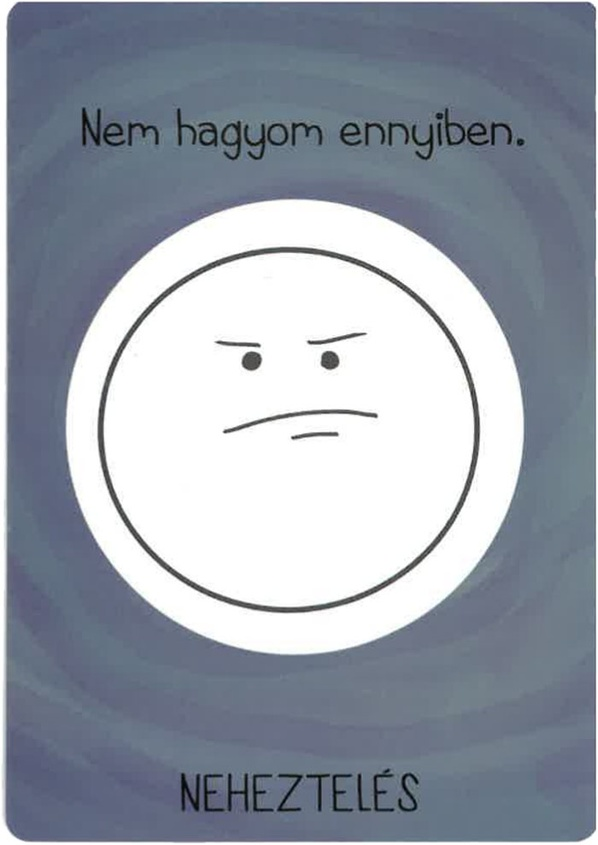
#> input picture img/cards/jpeg/big/back/02.jpg, 598 x 845 px, shrunk from 700 x 988 before the run
$ python -i card_initializer.py   (imports and definitions only)
#> lines starting #> are read from the running program, lines starting #| are printed output that depends on the picture; after the words box and inside, x2 and y2 are one past the last pixel; in counts of white or black regions, pixels touching at a corner belong together
import skimage
import matplotlib.pyplot as plt
import os, sys
from skimage.morphology import disk
from scipy.ndimage import binary_fill_holes
from scipy import ndimage
import numpy as np
import re
import cv2 as cv


def rotate_image(image, angle):
  image_center = tuple(np.array(image.shape[1::-1]) / 2)
  rot_mat = cv.getRotationMatrix2D(image_center, angle, 1.0)
  result = cv.warpAffine(image, rot_mat, image.shape[1::-1], flags=cv.INTER_CUBIC)
  return result


def cut_card(image,mask,bbox,angle):
    x,y,w,h = bbox
    sub_image = image[y:y+h,x:x+w]
    b_channel, g_channel, r_channel = cv.split(sub_image)
    m = mask[y:y+h,x:x+w]
    alpha_channel = np.zeros_like(m).astype(b_channel.dtype)
    alpha_channel[m==1] = 255

    alpha_image = cv.merge((b_channel, g_channel, r_channel, alpha_channel))
    _border = int(np.max([w,h])*0.5)
    alpha_image = cv.copyMakeBorder(alpha_image,_border,_border,_border,_border,cv.BORDER_CONSTANT,value=(255,255,255,0))
    #alpha_image[:,:,3] = cv.dilate(alpha_image[:,:,3],disk(1))
    alpha_image[:,:,3] = cv.blur(alpha_image[:,:,3],(3,3))


    angle = np.degrees(angle)
    if np.abs(angle)<170:
        alpha_image = rotate_image(alpha_image,angle )

    rotated_mask = np.zeros_like(alpha_image[:,:,3])
    rotated_mask[alpha_image[:,:,3]>0] = 1

    contours,hierarchy = cv.findContours(rotated_mask, 1, 2)
    cnt = contours[0]
    _bbox = cv.boundingRect(cnt)
    x,y,w,h = _bbox

    alpha_image = alpha_image[y:y+h,x:x+w,:]

    #cv.imshow("card",alpha_image)
    #cv.waitKey()

    return alpha_image

def extract_card_info(img_path, show_mask= False):
#> called with img_path = '../img/cards/jpeg/big/back/02.jpg', show_mask = False
    if not os.path.exists(img_path):
        raise IOError

    I = cv.imread(img_path)
#> I is the input picture: shape (845, 598, 3); mean B, G, R 169.2, 157.9, 150.7
    G = cv.cvtColor(I,cv.COLOR_RGB2GRAY)
    #cv.imshow("gray",G)

    #binary = cv.adaptiveThreshold(G, 255, cv.ADAPTIVE_THRESH_MEAN_C , cv.THRESH_BINARY_INV, 3, 3)
    binary = np.zeros(G.shape)
    binary[G<240]=1
    binary = ndimage.binary_fill_holes(binary)
    binary = np.array(binary*255).astype(np.uint8)

    binary = cv.morphologyEx(binary,cv.MORPH_OPEN,kernel=disk(3))
    #cv.imshow("mask",binary)


    mask = np.zeros(G.shape, dtype="uint8")
    labeled_mask,_ = ndimage.label(binary>0)
    _vals, _counts = np.unique(labeled_mask,return_counts = True)
    count_thr = np.max(_counts[1:])*0.2

    cards = []

    for v,c in zip(_vals[1:],_counts[1:]):
        if c<count_thr:
            continue

        mask[labeled_mask==v] = 255
        _mask = np.zeros_like(mask)
        _mask[labeled_mask == v] = 1

        contours, hierarchy = cv.findContours(_mask, 1, 2)
        cnt = contours[0]
        rect = cv.minAreaRect(cnt)
        box_points = cv.boxPoints(rect)

        bbox = cv.boundingRect(cnt)
        #print(bbox)

        _M = cv.moments(cnt)
        _cX = int(_M["m10"] / _M["m00"])
        _cY = int(_M["m01"] / _M["m00"])

        side_len = 0
        long_side_index = 0
        for _i in range(len(box_points)-1):
            _len = np.array(box_points[_i])-np.array(box_points[_i+1])
            _len = np.linalg.norm(_len)
            if side_len<_len:
                side_len = _len
            else:
                long_side_index = _i-1
                break

        _diff = np.array(box_points[long_side_index+1])-np.array(box_points[long_side_index])
        side_vector = _diff / np.linalg.norm(_diff)

        side_angle = np.arccos(np.dot(np.array([0,-1]),side_vector))
        side_angle = side_angle if side_angle<np.pi else np.pi-side_angle

        card_image = cut_card(I,_mask,bbox,side_angle)

        card_info = {}
        card_info["side_angle"] = side_angle
        card_info["long_side"] = np.array([box_points[long_side_index],box_points[long_side_index+1]])
        card_info["center"] = (_cX,_cY)
        card_info["mask"] = _mask
        card_info["bbox"] = bbox
        card_info["image"] = card_image

        cards.append(card_info)
#> this loop made 1 pass
#> pass 1, in cut_card, `sub_image = image[y:y+h,x:x+w]`:
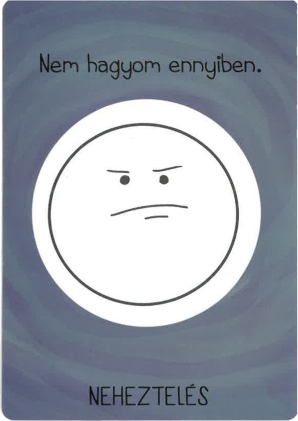
#> sub_image: shape (842, 595, 3) (shown at 1/2 size); mean B, G, R 168.4, 157, 149.8
#> pass 1, in cut_card, `b_channel, g_channel, r_channel = cv.split(sub_image)`:
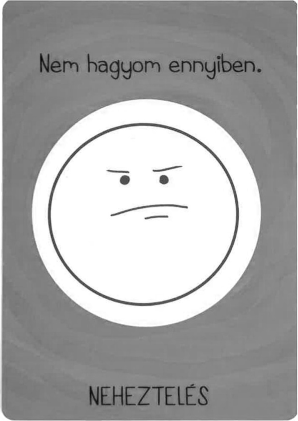
#> b_channel: shape (842, 595) (shown at 1/2 size); min 5, max 255, mean 168.4
#> pass 1, in cut_card, `b_channel, g_channel, r_channel = cv.split(sub_image)`:
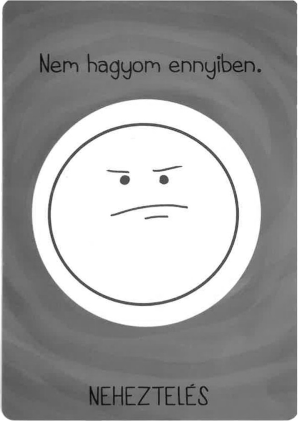
#> g_channel: shape (842, 595) (shown at 1/2 size); min 1, max 255, mean 157
#> after the loop:
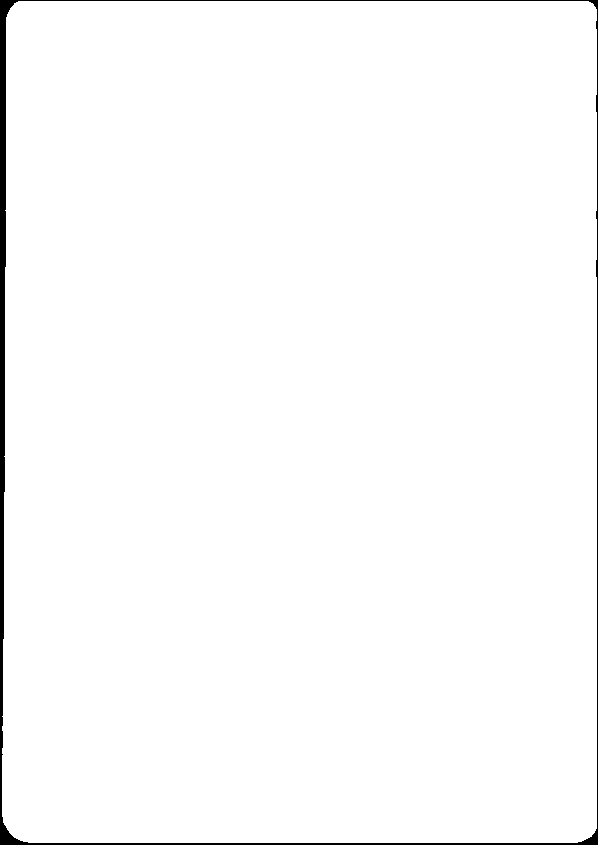
#> _mask: shape (845, 598); values 0 (black) and 1 (white), 98.6% white; 1 black region, box (x1, y1, x2, y2) and area: (0, 0, 598, 845) 6903
#> after the loop, cards = 1 item

    mask = cv.cvtColor(mask,cv.COLOR_GRAY2BGR)
    for c in cards:
        l = c["long_side"]
        #print(l)
        cv.line(mask,tuple(l[0]),tuple(l[1]),(0,0,255),2)

        up_line_end = (np.array(l[0])-np.array([0,100])).astype(int).tolist()
        #print(up_line_end)
        cv.line(mask,tuple(l[0]),tuple(up_line_end),(0,255,0),2)
        cv.circle(mask,c["center"],radius=3,color=(0,0,255),thickness=2)
#> this loop made 1 pass
#> (l, up_line_end) on pass 1: ([[2, 842], [2, 1]], [2, 742])
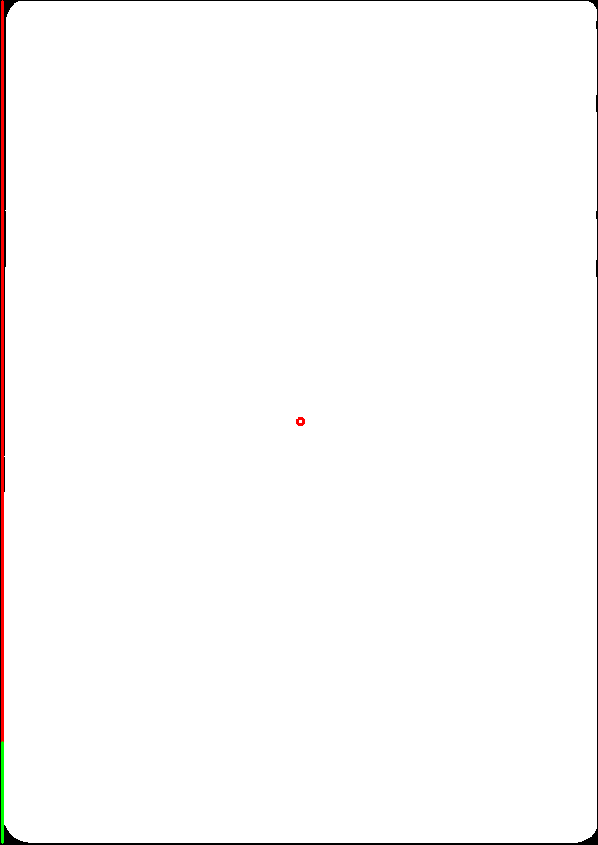
#> mask: shape (845, 598, 3); mean B, G, R 251.4, 251.5, 252.5
        #print(c["side_angle"])

    if show_mask:
        cv.imshow("mask",mask)
        cv.waitKey()

    return cards

# [89 lines left out: functions match_faces, save_images_simple, print_html_code, image_path_handling, process_images, test, not called in this run]


def main():
    process_images()


# [2 lines not run here, left out]

>>> result = extract_card_info('../img/cards/jpeg/big/back/02.jpg')
#> result = 1 item

$ run again, on img/cards/jpeg/big/back/08.jpg
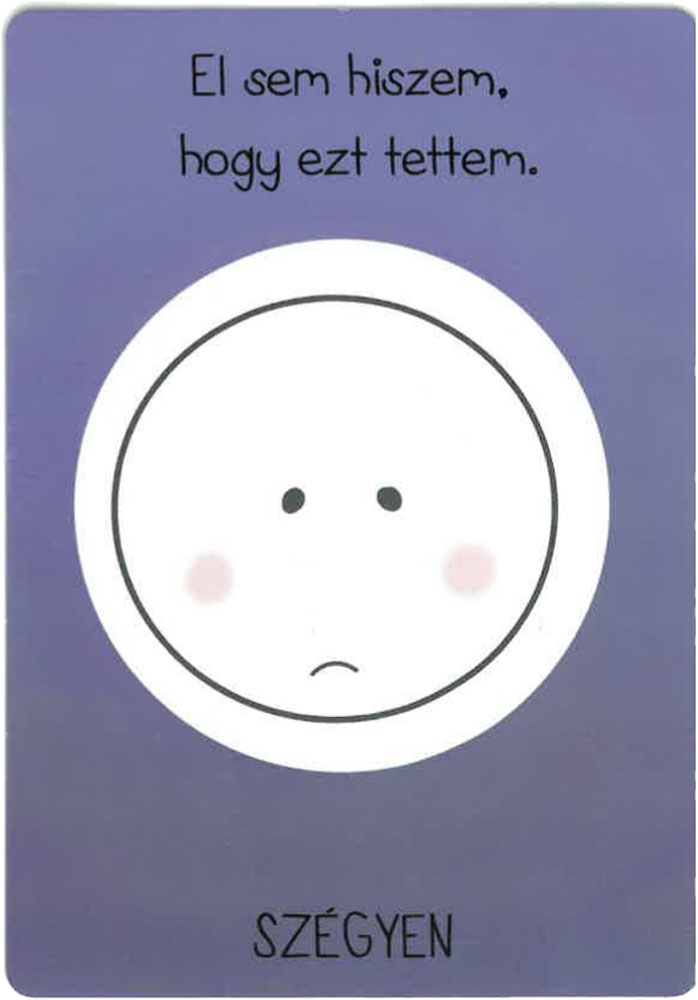
#> input picture img/cards/jpeg/big/back/08.jpg, 698 x 1000 px
#> in extract_card_info, I is the input picture: shape (1000, 698, 3); mean B, G, R 183, 158.7, 157.9
#> after the loop in extract_card_info, `for v,c in zip(_vals[1:],_counts[1:]):`:
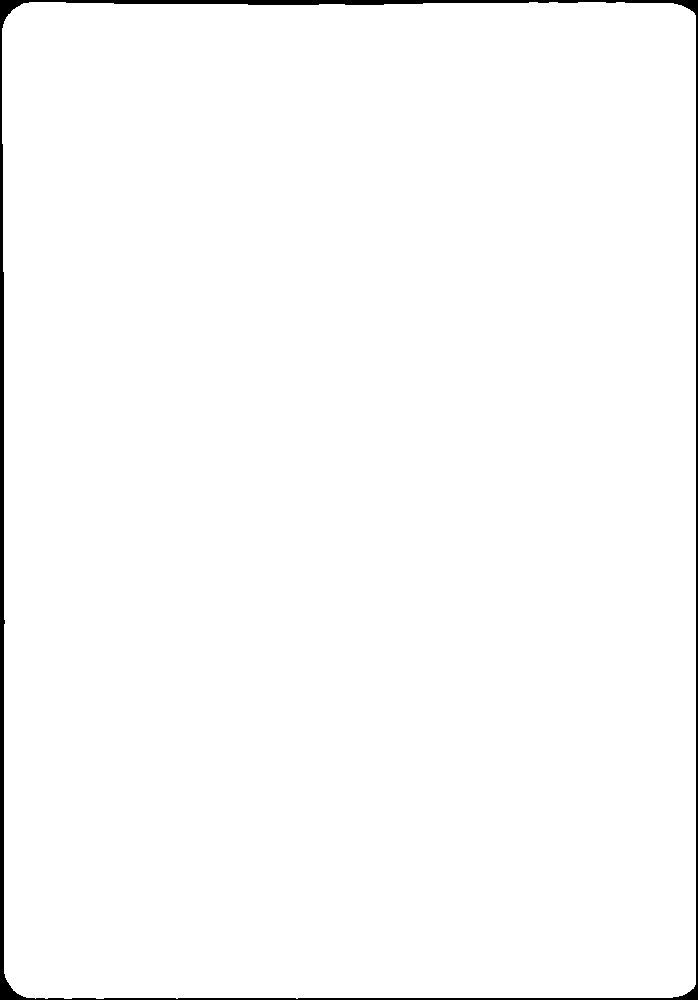
#> _mask: shape (1000, 698); values 0 (black) and 1 (white), 98.6% white; 1 black region, box (x1, y1, x2, y2) and area: (0, 0, 698, 1000) 9933
#> after the loop in extract_card_info, `for v,c in zip(_vals[1:],_counts[1:]):`: cards = 1 item
#> the loop in extract_card_info, `for c in cards:` made 1 pass
#> (l, up_line_end) on pass 1: ([[2, 998], [2, 2]], [2, 897])
#> after the loop in extract_card_info, `for c in cards:`:
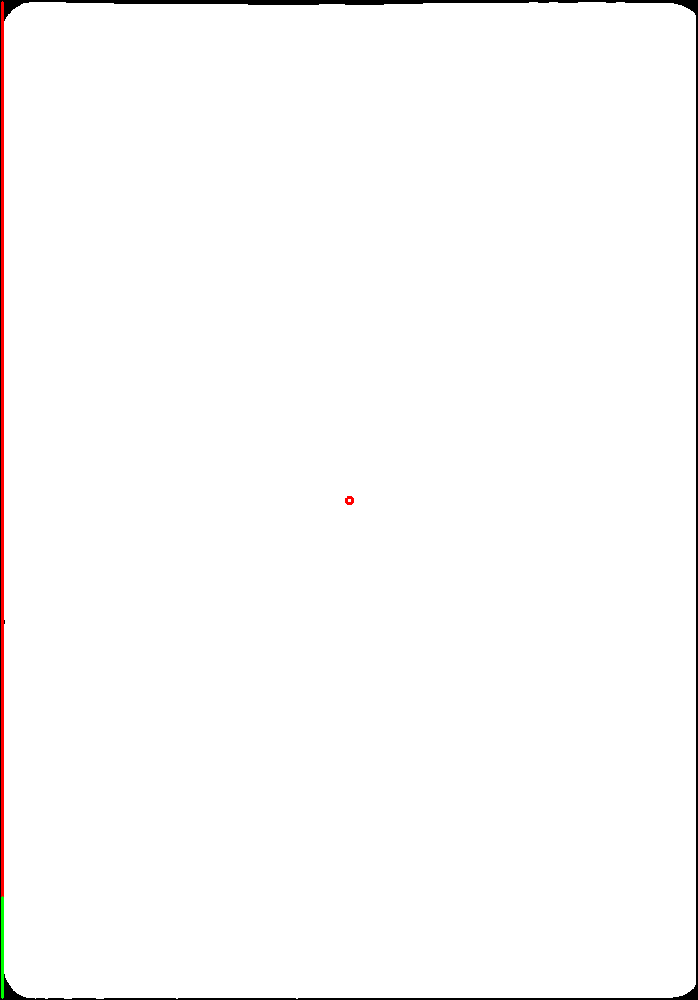
#> mask: shape (1000, 698, 3); mean B, G, R 251.2, 251.3, 252.2

$ run again, on img/cards/jpeg/big/back/09.jpg
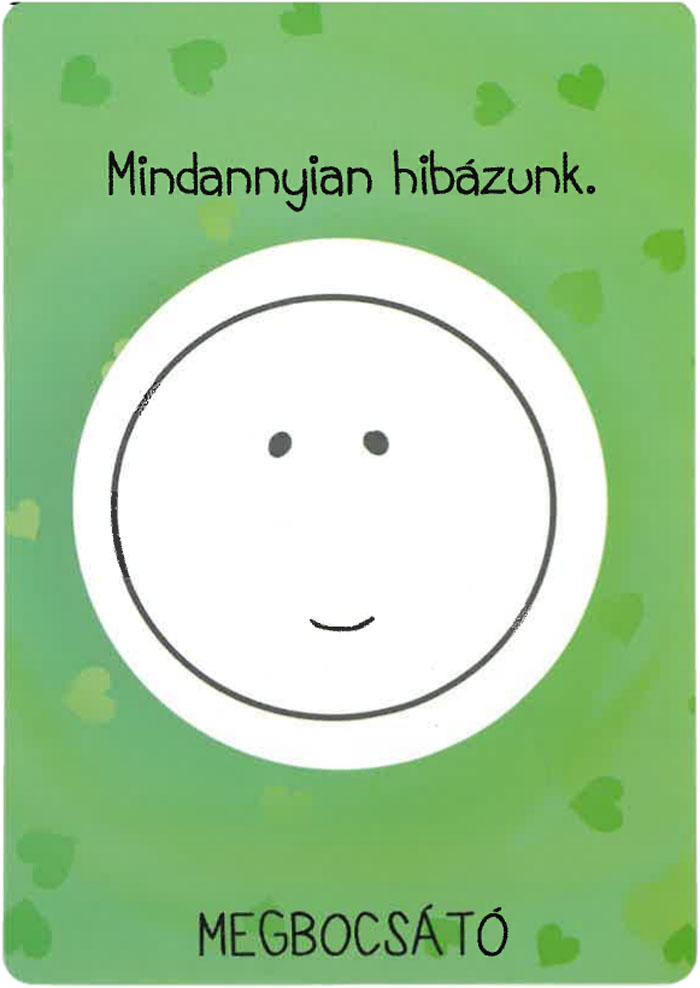
#> input picture img/cards/jpeg/big/back/09.jpg, 700 x 988 px
#> in extract_card_info, I is the input picture: shape (988, 700, 3); mean B, G, R 153.9, 203.8, 163.2
#> after the loop in extract_card_info, `for v,c in zip(_vals[1:],_counts[1:]):`:
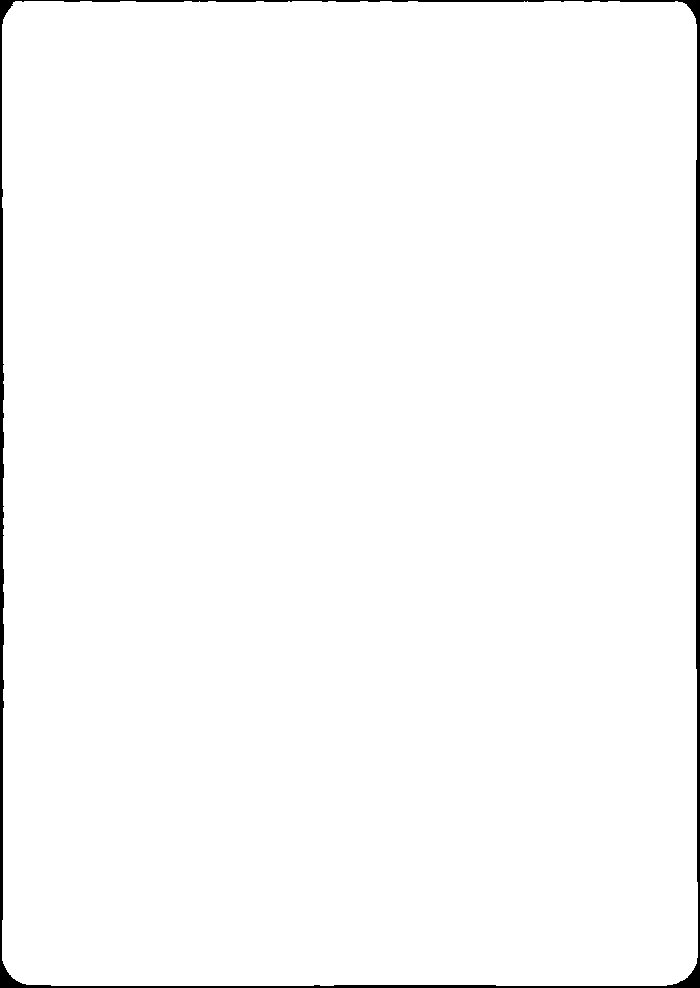
#> _mask: shape (988, 700); values 0 (black) and 1 (white), 98.6% white; 1 black region, box (x1, y1, x2, y2) and area: (0, 0, 700, 988) 9631
#> after the loop in extract_card_info, `for v,c in zip(_vals[1:],_counts[1:]):`: cards = 1 item
#> the loop in extract_card_info, `for c in cards:` made 1 pass
#> (l, up_line_end) on pass 1: ([[2, 985], [2, 1]], [2, 885])
#> after the loop in extract_card_info, `for c in cards:`:
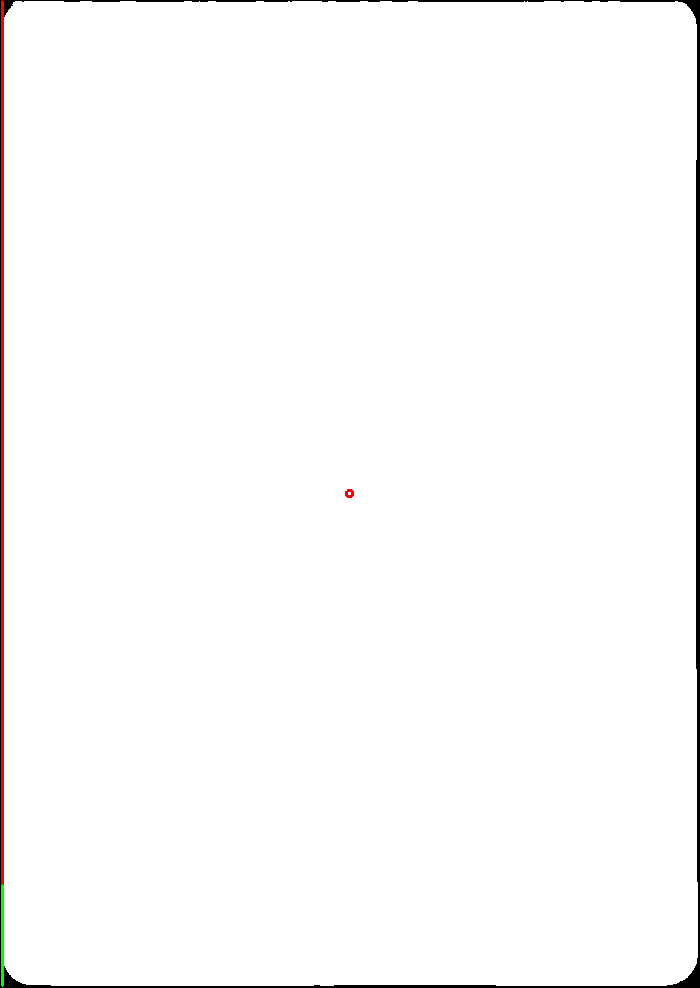
#> mask: shape (988, 700, 3); mean B, G, R 251.1, 251.2, 252
